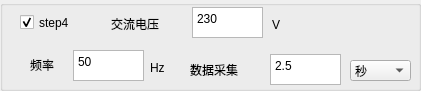
  <widget class="QGroupBox" name="groupBox_6">
   <property name="geometry">
    <rect>
     <x>0</x>
     <y>420</y>
     <width>421</width>
     <height>91</height>
    </rect>
   </property>
   <property name="title">
    <string/>
   </property>
   <widget class="QLabel" name="label_39">
    <property name="geometry">
     <rect>
      <x>30</x>
      <y>55</y>
      <width>41</width>
      <height>20</height>
     </rect>
    </property>
    <property name="text">
     <string>频率</string>
    </property>
   </widget>
   <widget class="QLabel" name="label_27">
    <property name="geometry">
     <rect>
      <x>272</x>
      <y>17</y>
      <width>16</width>
      <height>16</height>
     </rect>
    </property>
    <property name="text">
     <string>V</string>
    </property>
   </widget>
   <widget class="QCheckBox" name="checkBox_S4">
    <property name="geometry">
     <rect>
      <x>20</x>
      <y>12</y>
      <width>81</width>
      <height>21</height>
     </rect>
    </property>
    <property name="text">
     <string>step4</string>
    </property>
    <property name="checked">
     <bool>true</bool>
    </property>
   </widget>
   <widget class="QLabel" name="label_24">
    <property name="geometry">
     <rect>
      <x>111</x>
      <y>14</y>
      <width>71</width>
      <height>20</height>
     </rect>
    </property>
    <property name="text">
     <string>交流电压</string>
    </property>
   </widget>
   <widget class="QTextEdit" name="textEdit_S4_TIME">
    <property name="geometry">
     <rect>
      <x>270</x>
      <y>54</y>
      <width>71</width>
      <height>31</height>
     </rect>
    </property>
    <property name="html">
     <string>&lt;!DOCTYPE HTML PUBLIC &quot;-//W3C//DTD HTML 4.0//EN&quot; &quot;http://www.w3.org/TR/REC-html40/strict.dtd&quot;&gt;
&lt;html&gt;&lt;head&gt;&lt;meta name=&quot;qrichtext&quot; content=&quot;1&quot; /&gt;&lt;style type=&quot;text/css&quot;&gt;
p, li { white-space: pre-wrap; }
&lt;/style&gt;&lt;/head&gt;&lt;body style=&quot; font-family:'宋体'; font-size:10pt; font-weight:400; font-style:normal;&quot;&gt;
&lt;p style=&quot; margin-top:0px; margin-bottom:0px; margin-left:0px; margin-right:0px; -qt-block-indent:0; text-indent:0px;&quot;&gt;&lt;span style=&quot; font-family:'SimSun'; font-size:9pt;&quot;&gt;2.5&lt;/span&gt;&lt;/p&gt;&lt;/body&gt;&lt;/html&gt;</string>
    </property>
   </widget>
   <widget class="QTextEdit" name="textEdit_S4_AC_VOLT">
    <property name="geometry">
     <rect>
      <x>192</x>
      <y>7</y>
      <width>71</width>
      <height>31</height>
     </rect>
    </property>
    <property name="html">
     <string>&lt;!DOCTYPE HTML PUBLIC &quot;-//W3C//DTD HTML 4.0//EN&quot; &quot;http://www.w3.org/TR/REC-html40/strict.dtd&quot;&gt;
&lt;html&gt;&lt;head&gt;&lt;meta name=&quot;qrichtext&quot; content=&quot;1&quot; /&gt;&lt;style type=&quot;text/css&quot;&gt;
p, li { white-space: pre-wrap; }
&lt;/style&gt;&lt;/head&gt;&lt;body style=&quot; font-family:'宋体'; font-size:10pt; font-weight:400; font-style:normal;&quot;&gt;
&lt;p style=&quot; margin-top:0px; margin-bottom:0px; margin-left:0px; margin-right:0px; -qt-block-indent:0; text-indent:0px;&quot;&gt;&lt;span style=&quot; font-family:'SimSun'; font-size:9pt;&quot;&gt;230&lt;/span&gt;&lt;/p&gt;&lt;/body&gt;&lt;/html&gt;</string>
    </property>
   </widget>
   <widget class="QLabel" name="label_25">
    <property name="geometry">
     <rect>
      <x>190</x>
      <y>60</y>
      <width>71</width>
      <height>20</height>
     </rect>
    </property>
    <property name="text">
     <string>数据采集</string>
    </property>
   </widget>
   <widget class="QTextEdit" name="textEdit_S4_AC_FR">
    <property name="geometry">
     <rect>
      <x>73</x>
      <y>50</y>
      <width>71</width>
      <height>31</height>
     </rect>
    </property>
    <property name="html">
     <string>&lt;!DOCTYPE HTML PUBLIC &quot;-//W3C//DTD HTML 4.0//EN&quot; &quot;http://www.w3.org/TR/REC-html40/strict.dtd&quot;&gt;
&lt;html&gt;&lt;head&gt;&lt;meta name=&quot;qrichtext&quot; content=&quot;1&quot; /&gt;&lt;style type=&quot;text/css&quot;&gt;
p, li { white-space: pre-wrap; }
&lt;/style&gt;&lt;/head&gt;&lt;body style=&quot; font-family:'宋体'; font-size:10pt; font-weight:400; font-style:normal;&quot;&gt;
&lt;p style=&quot; margin-top:0px; margin-bottom:0px; margin-left:0px; margin-right:0px; -qt-block-indent:0; text-indent:0px;&quot;&gt;&lt;span style=&quot; font-family:'SimSun'; font-size:9pt;&quot;&gt;50&lt;/span&gt;&lt;/p&gt;&lt;/body&gt;&lt;/html&gt;</string>
    </property>
   </widget>
   <widget class="QComboBox" name="comboBox_S4_TIME">
    <property name="geometry">
     <rect>
      <x>350</x>
      <y>60</y>
      <width>61</width>
      <height>21</height>
     </rect>
    </property>
    <item>
     <property name="text">
      <string>秒</string>
     </property>
    </item>
    <item>
     <property name="text">
      <string>毫秒</string>
     </property>
    </item>
    <item>
     <property name="text">
      <string>分钟</string>
     </property>
    </item>
   </widget>
   <widget class="QLabel" name="label_38">
    <property name="geometry">
     <rect>
      <x>150</x>
      <y>60</y>
      <width>20</width>
      <height>16</height>
     </rect>
    </property>
    <property name="text">
     <string>Hz</string>
    </property>
   </widget>
  </widget>
